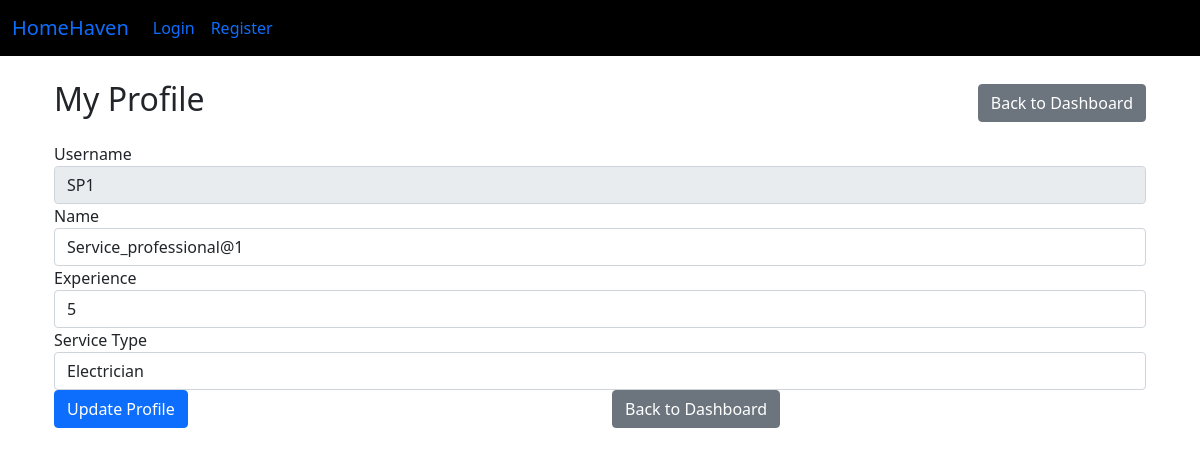
The app's page /professional/profile (signed in) with its own data.
### app.py (models this page shows, shortened)
class Users(db.Model):
    __tablename__ = "users"
    user_id = db.Column(db.Integer, primary_key=True)
    username = db.Column(db.String(50), nullable=False)
    password = db.Column(db.String(100), nullable=False)
    is_admin = db.Column(db.Boolean, nullable = False, default = False)
    is_customer = db.Column(db.Boolean, nullable = False, default = False)
    is_professional = db.Column(db.Boolean, nullable = False, default = False)
    name = db.Column(db.String(20))
    date_created = db.Column(db.DateTime)

class ServiceProfessionals(db.Model):
    __tablename__ = "serviceprofessionals"
    professional_id = db.Column(db.Integer, primary_key=True)
    user_id = db.Column(db.Integer, db.ForeignKey('users.user_id'), nullable=False)
    service_type = db.Column(db.String(50), nullable=False)
    experience = db.Column(db.Integer, nullable=False)
    profile_verified = db.Column(db.Boolean, nullable=False)
    avg_rating = db.Column(db.Float, nullable=False)
    total_reviews = db.Column(db.Integer, nullable=False)
    user = db.relationship('Users', backref='professional', lazy=True)

### app.py (the view, shortened to what this page needs)
@app.route('/professional/profile', methods=['GET', 'POST'])
def professional_profile():
    if not session.get('is_professional'):
        return redirect(url_for('login'))
    service_professional = ServiceProfessionals.query.filter_by(user_id=session['user_id']).first()
    user = Users.query.get(session['user_id'])
    return render_template('professional_profile.html',
                           user=user,
                           service_professional=service_professional)

### templates/professional_profile.html (shortened to what this page needs)
{% extends "base.html" %}
{% block content %}
<div class="container">
    <div class="d-flex justify-content-between align-items-center mb-3">
        <h2>My Profile</h2>
        <a href="{{ url_for('professional_dashboard') }}" class="btn btn-secondary">Back to Dashboard</a>
    </div>
    <form method="POST">
        <div class="form-group">
            <label>Username</label>
            <input type="text" class="form-control" value="{{ user.username }}" readonly>
        </div>
        <div class="form-group">
            <label>Name</label>
            <input type="text" name="name" class="form-control" value="{{ user.name }}" required>
        </div>
        <div class="form-group">
            <label>Experience</label>
            <input type="text" name="experience" class="form-control" value="{{ service_professional.experience }}" required>
        </div>
        <div class="form-group">
            <label>Service Type</label>
            <input type="text" name="service_type" class="form-control" value="{{ service_professional.service_type }}" required>
        </div>
        <div class="row">
            <div class="col-md-6">
                <button type="submit" class="btn btn-primary btn-block">Update Profile</button>
            </div>
            <div class="col-md-6">
                <a href="{{ url_for('professional_dashboard') }}" class="btn btn-secondary btn-block">Back to Dashboard</a>
            </div>
        </div>
    </form>
</div>
{% endblock %}

### records on screen
Users: username "SP1", name "Service_professional@1"
ServiceProfessionals: experience "5", service_type "Electrician"
